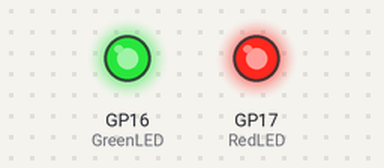
Bench run of a program on a simulated Raspberry Pi Pico running MicroPython. Shown: output pins drawn as LEDs (lit = HIGH). At 0.0 s the program stops and its outputs stay as they are.

Above: at 0.1 s.
Timing chart, 0 to 1.5 s (numbered marks = the images above):
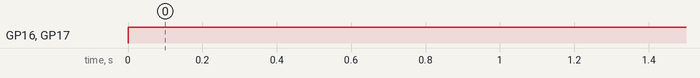

The program:

04-RED___Green_LED.py
```python
from machine import Pin				# import the pin library to connect other devices
import utime						# import time librarry to sleep

GreenLED = Pin(16, Pin.OUT)			# make pin 25 be the led pin, output pin
RedLED = Pin(17, Pin.OUT)			# make pin 25 be the led pin, output pin

GreenLED.toggle()					# turn green led on
RedLED.toggle()						# turn red led on
```

Measured:
- by itself, GP16 (GreenLED), GP17 (RedLED): LOW → HIGH at 0.00 s
